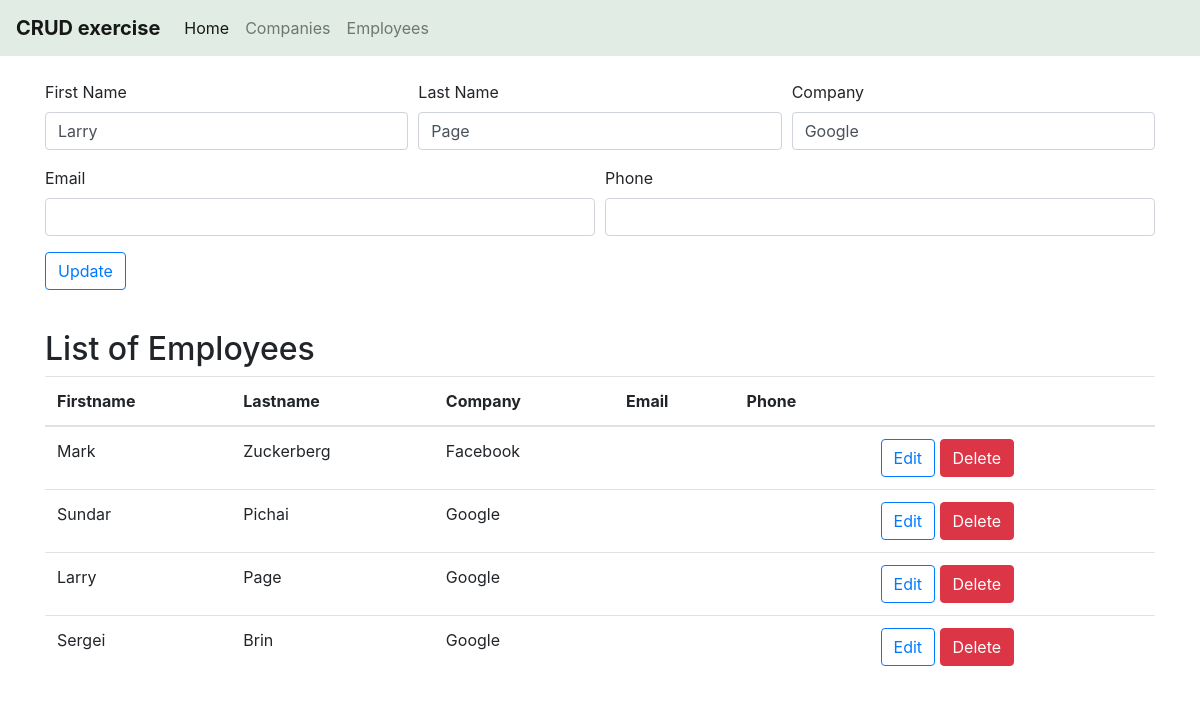
The page /employee.php?edit=43 on the database its author committed.
### tables this page shows
CREATE TABLE `employee` (
  `id` int(11) NOT NULL,
  `firstName` varchar(255) NOT NULL,
  `lastName` varchar(255) NOT NULL,
  `companyName` varchar(255) NOT NULL,
  `email` varchar(255) NOT NULL,
  `phone` varchar(30) NOT NULL
);

### includes/connect.php (called while the page is built, shortened)
<?php
$connection = mysqli_connect("localhost","root","","crud_exercise");
 if(isset($_GET['edit'])){
   $id = $_GET['edit'];
   $query_edit = "SELECT * FROM employee WHERE id='$id'";
   $run_query_edit = mysqli_query($connection,$query_edit);
   $result = mysqli_fetch_assoc($run_query_edit);
   $firstName = $result['firstName'];
   $lastName = $result['lastName'];
   $companyName = $result['companyName'];
   $email = $result['email'];
   $phone = $result['phone'];
   $update = true;
 }
  ?>

### employee.php (the view, shortened to what this page needs)
<?php
  include('includes/header.php');
  include('includes/connect.php');
?>
<br>
<form method="post" action="includes/connect.php" class="container">
  <div class="form-row">
    <div class="form-group col-md-4">
      <label for="inputFirstName">First Name</label>
      <input type="text" class="form-control" id="inputFirstName" name="firstName" value="<?php echo $firstName; ?>" placeholder="Required" required>
    </div>
    <div class="form-group col-md-4">
      <label for="inputLastName">Last Name</label>
      <input type="text" class="form-control" id="inputLastName" name="lastName" value="<?php echo $lastName; ?>" placeholder="Required" required>
    </div>
    <div class="form-group col-md-4">
      <label for="inputCompany">Company</label>
      <input type="text" class="form-control" id="inputCompany" name="companyName" value="<?php echo $companyName; ?>" placeholder="Required" required>
    </div>
  </div>
  <div class="form-row">
    <div class="form-group col-md-6">
      <label for="inputEmail">Email</label>
      <input type="email" class="form-control" id="inputEmail" name="email" value="<?php echo $email; ?>">
    </div>
    <div class="form-group col-md-6">
      <label for="inputPhone">Phone</label>
      <input type="tel" class="form-control" id="inputPhone" name="phone" value="<?php echo $phone; ?>">
    </div>
  </div>
  <div class="form-group">
    <?php if($update){ ?>
      <button type="submit" class="btn btn-outline-primary" name="update" value="update">Update</button>
    <?php } else { ?>
      <button type="submit" class="btn btn-primary" name="add" value="add">Add to the table</button>
    <?php } ?>
  </div>
</form>
<br>
<div class="container">
  <h2>List of Employees</h2>
  <table class="table table-hover">
    <thead>
      <tr>
        <th>Firstname</th>
        <th>Lastname</th>
        <th>Company</th>
        <th>Email</th>
        <th>Phone</th>
        <th></th>
      </tr>
    </thead>
    <tbody>
      <?php
        $query_select_all = "SELECT * FROM employee";
        $run_query_select_all = mysqli_query($connection,$query_select_all);
        while($result = mysqli_fetch_assoc($run_query_select_all)){
          ?>
          <tr>
            <td><?php echo $result['firstName']; ?></td>
            <td><?php echo $result['lastName']; ?></td>
            <td><?php echo $result['companyName']; ?></td>
            <td><?php echo $result['email']; ?></td>
            <td><?php echo $result['phone']; ?></td>
            <td><a href="employee.php?edit=<?php echo $result['id']; ?>" class="btn btn-outline-primary">Edit</a>
                <a href="includes/connect.php?delete=<?php echo $result['id']; ?>" class="btn btn-danger">Delete</a>
              </td>
          </tr>
      <?php } ?>
    </tbody>
  </table>
</div>
<?php include('includes/footer.php'); ?>

### rows shown on the page
employee: firstName "Larry", lastName "Page", companyName "Google"
employee: firstName "Mark", lastName "Zuckerberg", companyName "Facebook"
employee: firstName "Sundar", lastName "Pichai", companyName "Google"
employee: firstName "Sergei", lastName "Brin", companyName "Google"
